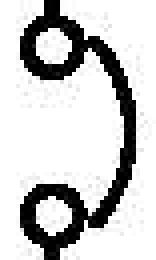
#> input picture experiment1/templates/cb.png, 39 x 65 px, given in place of hines.jpg, which was not available (shown 4 times larger)
$ jupyter execute --allow-errors notebook.ipynb   (text cells are left out)
#> lines starting #> are read from the running program, lines starting #| are printed output that depends on the picture; after the words box and inside, x2 and y2 are one past the last pixel; in counts of white or black regions, pixels touching at a corner belong together
[cell 1]
import os
import numpy as np
import cv2 as cv
import csv
from concurrent.futures import ThreadPoolExecutor, as_completed
import logging

# Set up logging
logging.basicConfig(level=logging.INFO)

dir = 'experiment3'
base_filename = 'hines.jpg'

# Predefined bright colors
BRIGHT_COLORS = [
    [0, 255, 0],      # Bright Green
    [255, 0, 0],      # Bright Red
    [128, 0, 128],     # Bright Purple
    [255, 165, 0],    # Bright Orange
    [255, 255, 0],    # Bright Yellow
    [0, 0, 255]      # Bright Blue
]

def apply_threshold(image, threshold_value=127):
    _, binary_image = cv.threshold(image, threshold_value, 255, cv.THRESH_BINARY)
    return binary_image

def rotate_image_90(image):
    return cv.rotate(image, cv.ROTATE_90_CLOCKWISE)

def rotate_image_270(image):
    return cv.rotate(image, cv.ROTATE_90_COUNTERCLOCKWISE)

def rotate_image_180(image):
    return cv.rotate(image, cv.ROTATE_180)

def flip_image(image):
    return cv.flip(image, 1)

def process_template_matching(img_gray_thresh, template_thresh, matching_threshold, template_name):
    boxes = []
    scores = []  # Store the scores for NMS
    transformations = [lambda x: x, flip_image, rotate_image_90, rotate_image_180, rotate_image_270]

    for transform in transformations:
        transformed_template = transform(template_thresh)
        res = cv.matchTemplate(img_gray_thresh, transformed_template, cv.TM_CCORR_NORMED)

        loc = np.where(res >= matching_threshold)
        w, h = transformed_template.shape[::-1]
        for pt in zip(*loc[::-1]):
            boxes.append([pt[0], pt[1], pt[0] + w, pt[1] + h])
            scores.append(res[pt[::-1]])

    return boxes, scores, template_name

def non_max_suppression(boxes, scores, overlapThresh):
    if len(boxes) == 0:
        return [], []

    if boxes.dtype.kind == "i":
        boxes = boxes.astype("float")

    pick = []
    x1 = boxes[:,0]
    y1 = boxes[:,1]
    x2 = boxes[:,2]
    y2 = boxes[:,3]

    area = (x2 - x1 + 1) * (y2 - y1 + 1)
    idxs = np.argsort(scores)

    while len(idxs) > 0:
        last = len(idxs) - 1
        i = idxs[last]
        pick.append(i)

        xx1 = np.maximum(x1[i], x1[idxs[:last]])
        yy1 = np.maximum(y1[i], y1[idxs[:last]])
        xx2 = np.minimum(x2[i], x2[idxs[:last]])
        yy2 = np.minimum(y2[i], y2[idxs[:last]])

        w = np.maximum(0, xx2 - xx1 + 1)
        h = np.maximum(0, yy2 - yy1 + 1)

        overlap = (w * h) / area[idxs[:last]]

        idxs = np.delete(idxs, np.concatenate(([last], np.where(overlap > overlapThresh)[0])))

    return pick

def read_thresholds(csv_path):
    thresholds = {}
    with open(csv_path, mode='r') as file:
        reader = csv.reader(file)
        next(reader)  # Skip header
        for row in reader:
            thresholds[row[0]] = float(row[1])
    return thresholds

def main():
    base_dir = os.path.join(dir, base_filename)
    img_rgb = cv.imread(base_dir)
#> img_rgb is the input picture: shape (65, 39, 3); min 0, max 255, mean 201.2
    assert img_rgb is not None, "file could not be read, check with os.path.exists()"
    logging.info("Main image loaded successfully.")

    img_gray = cv.cvtColor(img_rgb, cv.COLOR_BGR2GRAY)
    img_gray_thresh = apply_threshold(img_gray)
#> in apply_threshold, `_, binary_image = cv.threshold(image, threshold_value, 255, cv.THRESH_..`:
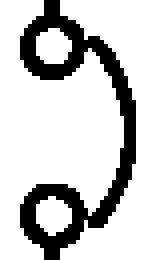
#> binary_image: shape (65, 39) (shown 4 times larger); 79.2% white; 1 black region, box (x1, y1, x2, y2) and area: (5, 0, 34, 65) 528

    template_dir = os.path.join(dir, 'templates')
    thresholds_dir = os.path.join(dir, 'thresholds.csv')
    thresholds = read_thresholds(thresholds_dir)
#> (reads experiment1/thresholds.csv from the repository)
    all_boxes = []
    all_scores = []
    all_names = []
    template_colors = {}
    color_index = 0

    with ThreadPoolExecutor() as executor:
        futures = []
        for template_file in os.listdir(template_dir):
            template_path = os.path.join(template_dir, template_file)
            template = cv.imread(template_path, cv.IMREAD_GRAYSCALE)
            if template is None:
                logging.error(f"Failed to load template: {template_path}")
                continue  # Skip this template

            logging.info(f"Processing template: {template_file}")

            template_colors[template_file] = BRIGHT_COLORS[color_index % len(BRIGHT_COLORS)]
            color_index += 1

            template_thresh = apply_threshold(template)
#> pass 3 of the loop in main, `for template_file in os.listdir(template_dir):`:
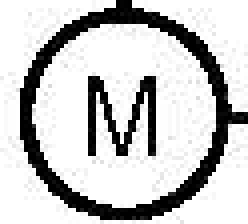
#> input picture experiment1/templates/meter.png, 62 x 56 px, found by its file name (shown 4 times larger)
#> in main, template is the input picture: shape (56, 62); min 0, max 255, mean 198.2
#> in apply_threshold (call 4), `_, binary_image = cv.threshold(image, threshold_value, 255, cv.THRESH_..`:
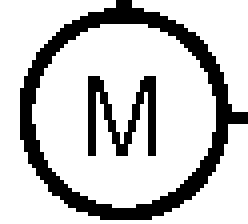
#> binary_image: shape (56, 62) (shown 4 times larger); 78.3% white; 2 black regions, box (x1, y1, x2, y2) and area: (5, 0, 62, 55) 600, (22, 19, 39, 39) 155
#> the loop made 4 passes; the first 3 are shown
            matching_threshold = thresholds.get(template_file, 0.90)  # Default threshold if not specified

            # Log the threshold being used for each template
            logging.info(f"Using threshold {matching_threshold} for template {template_file}")

            futures.append(executor.submit(process_template_matching, img_gray_thresh, template_thresh, matching_threshold, template_file))

        for future in as_completed(futures):
            boxes, scores, template_name = future.result()
            all_boxes.extend(boxes)
            all_scores.extend(scores)
            all_names.extend([template_name] * len(boxes))

    all_boxes_np = np.array(all_boxes)
    all_scores_np = np.array(all_scores)
    selected_indices = non_max_suppression(all_boxes_np, all_scores_np, 0.5)

    selected_boxes = all_boxes_np[selected_indices]
    selected_names = [all_names[i] for i in selected_indices]

    for box, name in zip(selected_boxes, selected_names):
        x1, y1, x2, y2 = box
        color = template_colors[name]
        cv.rectangle(img_rgb, (x1, y1), (x2, y2), color, 3)  # Thickness set to 3

    cv.imwrite(os.path.join(dir, 'results.png'), img_rgb)
    logging.info("Annotated image saved as 'results.png'")

#> (the rest of this cell did not finish here and is left out)
